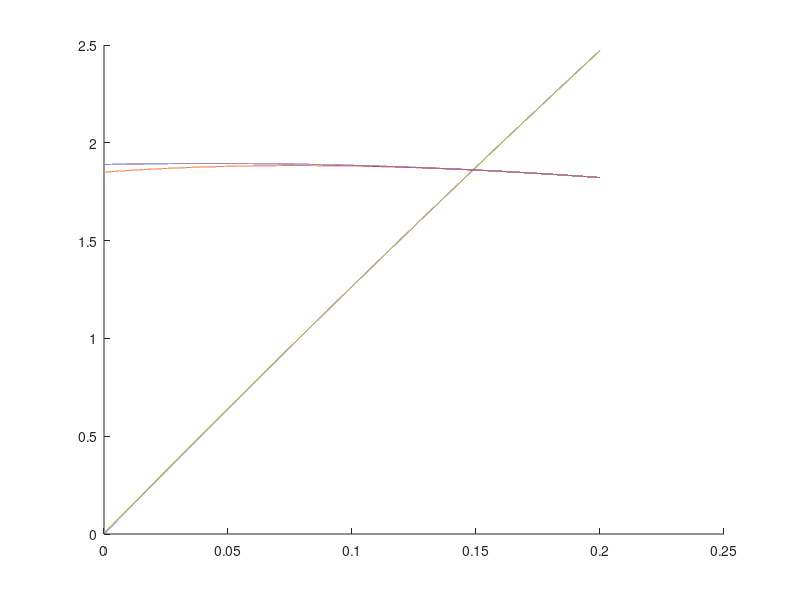

The MATLAB source for this figure: (Note: this script raises an error after producing the figure.)
%Uppgift a)

clear; close all; clc;


%Givna konstanter och funktioner
be=1.83;
d=2.37;
m=0.026;
V0=13;
h=1.85;
grad=4.09;
g=9.82;
Kx=0.001;
Ky=0.01;
dt=0.1;
tol=10^-5;

udot=@(u,v)(-(Kx/m)*u*sqrt(u^2+v^2));
vdot=@(u,v)(-g-(Ky/m)*v*sqrt(u^2+v^2));

maxiter=50;

for iter = 1:maxiter
    
    clear u; clear v; clear x ; clear y;
    
    u(1)=V0*cos((grad/360)*2*pi);
    v(1)=V0*sin((grad/360)*2*pi);
    
    x(1)=0; 
    y(1)=h; 

    trff_pnkt(1) = 0;
    
    %rk4
    for t=0:dt:.2
    
        x(end+1)=x(end)+u(end)*dt;
        y(end+1)=y(end)+v(end)*dt;
        
        k1=udot(u(end),v(end));
        l1=vdot(u(end),v(end));
        k2=udot(u(end)+k1*dt/2, v(end)+l1*dt/2);
        l2=vdot(u(end)+k1*dt/2, v(end)+l1*dt/2);
        k3=udot(u(end)+k2*dt/2, v(end)+l2*dt/2);
        l3=vdot(u(end)+k2*dt/2, v(end)+l2*dt/2);
        k4=udot(u(end)+k3*dt, v(end)+l3*dt);
        l4=vdot(u(end)+k3*dt, v(end)+l3*dt);
    
        u(end+1)=u(end)+dt*(k1+2*k2+2*k3+k4)/6;
        v(end+1)=v(end)+dt*(l1+2*l2+2*l3+l4)/6;
    
    
    
    end
    
    t=0:dt:.2+dt;
    
    %Binärsök
    if d < x(1)
        idx=1;
    end
    
    if d > x(end)
        idx=length(x);
    end
    
    hi = length(x);
    lo = 1;
    while lo <= hi
        mid = fix( ( hi + lo ) * .5 );
        if d < x(mid) 
            hi = mid - 1;
        
        elseif d > x(mid)
            lo = mid + 1;

        else
            break
        end
    end
    
    
    %interpolation
    
    t_p = [t(mid-1) t(mid) t(mid+1)]';
    t_mat = [t_p.^0 t_p.^1 t_p.^2];
    x_p = [x(mid-1) x(mid) x(mid+1)]';
    y_p = [y(mid-1) y(mid) y(mid+1)]';
    
    cx=t_mat\x_p; cy=t_mat\y_p;
    x_func = @(t) ( cx(1) + cx(2) * t + cx(3) * t^2 );
    y_func = @(t) ( cy(1) + cy(2) * t + cy(3) * t^2 );
    
    xp_func = @(t) ( cx(2) + cx(3) * t );
    
    %newton-raphson
    
    t0 = .2;    trunc = 1;
    
    while abs( trunc ) > tol
        
        trunc = ( x_func( t0 ) - 2.37 ) / xp_func( t0 );
        t1 = t0 - trunc;
        t0 = t1;
        
    end
    
    trff_pnkt(end+1) = y_func(t1);

    if abs( trff_pnkt(end) - trff_pnkt(end-1) ) < tol
        
        svar = trff_pnkt(end);
        break
    end
    
    dt = dt / 2;



end

hold on
plot(t,x,t,y)
plot(t,arrayfun(x_func,t),t,arrayfun(y_func,t))


disp("träffpunkt från marken: " + svar )

%%

%b)

clear; close all; clc;

% theta = 0:90;
% plot(theta, arrayfun(@f, theta))

%sekantmetoden

gr1 = 80; gr2 = 83; trunc = 1;

while abs(trunc) > 10^-3

    trunc = f(gr1) * (gr1 - gr2) / (f(gr1) - f(gr2));
    r = gr1 - trunc;
    gr2 = gr1;
    gr1 = r;
    

end



function trff=f(grad)

%Givna konstanter och funktioner

d=2.37;
m=0.026;
V0=13;
h=1.85;
g=9.82;
Kx=0.001;
Ky=0.01;
be=1.83;

udot=@(u,v)(-(Kx/m)*u*sqrt(u^2+v^2));
vdot=@(u,v)(-g-(Ky/m)*v*sqrt(u^2+v^2));

dt = 0.01;
u(1)=V0*cos((grad/360)*2*pi);
v(1)=V0*sin((grad/360)*2*pi);
x(1)=0; 
y(1)=h; 

for t=0:dt:1.5
    
    x(end+1)=x(end)+u(end)*dt;
    y(end+1)=y(end)+v(end)*dt;
    
    k1=udot(u(end),v(end));
    l1=vdot(u(end),v(end));
    k2=udot(u(end)+k1*dt/2, v(end)+l1*dt/2);
    l2=vdot(u(end)+k1*dt/2, v(end)+l1*dt/2);
    k3=udot(u(end)+k2*dt/2, v(end)+l2*dt/2);
    l3=vdot(u(end)+k2*dt/2, v(end)+l2*dt/2);
    k4=udot(u(end)+k3*dt, v(end)+l3*dt);
    l4=vdot(u(end)+k3*dt, v(end)+l3*dt);

    u(end+1)=u(end)+dt*(k1+2*k2+2*k3+k4)/6;
    v(end+1)=v(end)+dt*(l1+2*l2+2*l3+l4)/6;

end


%Binärsök
if d < x(1)
    mid = 1;
end

if d > x(end)
    mid = length(x);
end

hi = length(x);
lo = 1;
while lo <= hi
    mid = fix( ( hi + lo ) * .5 );
    if d < x(mid) 
        hi = mid - 1;
    
    elseif d > x(mid)
        lo = mid + 1;

    else
        break
    end
end

trff = y(mid) - be;

end




